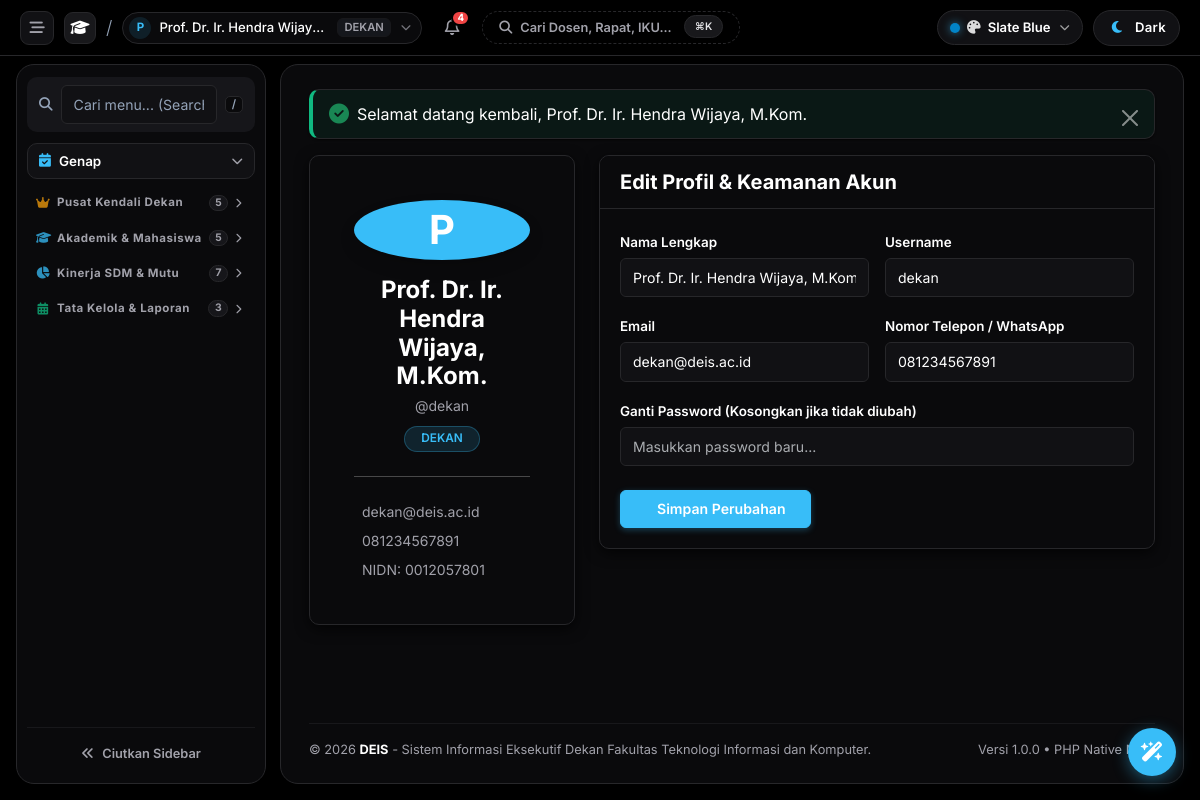
Screenshot of /profile (signed in) with the database file from the repository.
### tables this page shows
CREATE TABLE `users` (
  `id` int(11) NOT NULL AUTO_INCREMENT,
  `role_id` int(11) NOT NULL,
  `name` varchar(100) NOT NULL,
  `username` varchar(50) NOT NULL,
  `email` varchar(100) NOT NULL,
  `password` varchar(255) NOT NULL,
  `phone` varchar(30) DEFAULT NULL,
  `nidn` varchar(20) DEFAULT NULL,
  `avatar` varchar(255) DEFAULT NULL,
  `status` enum('active','inactive','suspended') DEFAULT 'active',
  `last_login_at` datetime DEFAULT NULL,
  `created_at` timestamp NOT NULL DEFAULT current_timestamp(),
  `updated_at` timestamp NOT NULL DEFAULT current_timestamp() ON UPDATE current_timestamp(),
  PRIMARY KEY (`id`),
  UNIQUE KEY `username` (`username`),
  UNIQUE KEY `email` (`email`),
  KEY `role_id` (`role_id`),
  CONSTRAINT `users_ibfk_1` FOREIGN KEY (`role_id`) REFERENCES `roles` (`id`)
);

CREATE TABLE `academic_years` (
  `id` int(11) NOT NULL AUTO_INCREMENT,
  `name` varchar(30) NOT NULL,
  `semester` enum('Ganjil','Genap') NOT NULL,
  `is_active` tinyint(1) DEFAULT 0,
  `start_date` date NOT NULL,
  `end_date` date NOT NULL,
  `created_at` timestamp NOT NULL DEFAULT current_timestamp(),
  PRIMARY KEY (`id`)
);

CREATE TABLE `faculties` (
  `id` int(11) NOT NULL AUTO_INCREMENT,
  `code` varchar(20) NOT NULL,
  `name` varchar(150) NOT NULL,
  `dean_name` varchar(150) NOT NULL,
  `vision` text DEFAULT NULL,
  `mission` text DEFAULT NULL,
  `created_at` timestamp NOT NULL DEFAULT current_timestamp(),
  PRIMARY KEY (`id`),
  UNIQUE KEY `code` (`code`)
);

### app/views/auth/profile.php (the view, shortened to what the rows shown need)
<div class="row g-4">
    <div class="col-12 col-lg-4">
        <div class="card card-lg shadow-sm border-0 text-center p-4">
            <div class="card-body">
                <div class="avatar avatar-xxl bg-primary text-white rounded-circle mx-auto mb-3 d-flex align-items-center justify-content-center fw-bold fs-1 shadow">
                    <?= strtoupper(substr($user['name'] ?? 'U', 0, 1)) ?>
                </div>
                <h4 class="fw-bold mb-1"><?= htmlspecialchars($user['name'], ENT_QUOTES, 'UTF-8') ?></h4>
                <p class="text-muted small mb-2">@<?= htmlspecialchars($user['username'], ENT_QUOTES, 'UTF-8') ?></p>
                <span class="badge bg-primary-subtle text-primary px-3 py-1"><?= strtoupper($currentRole) ?></span>
                <hr class="my-4">
                <div class="text-start small text-muted">
                    <div class="mb-2"><i class="ti ti-mail me-2"></i><?= htmlspecialchars($user['email'], ENT_QUOTES, 'UTF-8') ?></div>
                    <div class="mb-2"><i class="ti ti-phone me-2"></i><?= htmlspecialchars($user['phone'] ?? '-', ENT_QUOTES, 'UTF-8') ?></div>
                    <div><i class="ti ti-id me-2"></i>NIDN: <?= htmlspecialchars($user['nidn'] ?? '-', ENT_QUOTES, 'UTF-8') ?></div>
                </div>
            </div>
        </div>
    </div>
    <div class="col-12 col-lg-8">
        <div class="card card-lg shadow-sm border-0">
            <div class="card-header bg-body border-bottom py-3">
                <h5 class="card-title mb-0 fw-bold">Edit Profil & Keamanan Akun</h5>
            </div>
            <div class="card-body p-4">
                <form action="<?= $baseUrl ?>/profile" method="POST">
                    <div class="row g-3 mb-3">
                        <div class="col-md-6">
                            <label class="form-label small fw-semibold">Nama Lengkap</label>
                            <input type="text" class="form-control" name="name" value="<?= htmlspecialchars($user['name'], ENT_QUOTES, 'UTF-8') ?>" required>
                        </div>
                        <div class="col-md-6">
                            <label class="form-label small fw-semibold">Username</label>
                            <input type="text" class="form-control" value="<?= htmlspecialchars($user['username'], ENT_QUOTES, 'UTF-8') ?>" disabled>
                        </div>
                    </div>
                    <div class="row g-3 mb-3">
                        <div class="col-md-6">
                            <label class="form-label small fw-semibold">Email</label>
                            <input type="email" class="form-control" name="email" value="<?= htmlspecialchars($user['email'], ENT_QUOTES, 'UTF-8') ?>" required>
                        </div>
                        <div class="col-md-6">
                            <label class="form-label small fw-semibold">Nomor Telepon / WhatsApp</label>
                            <input type="text" class="form-control" name="phone" value="<?= htmlspecialchars($user['phone'] ?? '', ENT_QUOTES, 'UTF-8') ?>">
                        </div>
                    </div>
                    <div class="mb-4">
                        <label class="form-label small fw-semibold">Ganti Password (Kosongkan jika tidak diubah)</label>
                        <input type="password" class="form-control" name="new_password" placeholder="Masukkan password baru...">
                    </div>
                    <button type="submit" class="btn btn-primary px-4">
                        <i class="ti ti-device-floppy me-1"></i> Simpan Perubahan
                    </button>
                </form>
            </div>
        </div>
    </div>
</div>

### app/views/components/topbar.php (shortened to what the rows shown need)
<?php
$unreadCount = 0;
try {
    $unreadCount = NotificationService::countUnread(AuthHelper::id());
} catch (\Throwable $e) {
    $notifications = [];
    $unreadCount = 0;
}
$currentRole = 'dekan';
$currentUser = [];
try {
    $currentRole = AuthHelper::role();
    $currentUser = AuthHelper::user() ?? [];
} catch (\Throwable $e) {
    $currentRole = $_SESSION['role'] ?? 'dekan';
    $currentUser = $_SESSION['user'] ?? ['name' => 'Pengguna', 'email' => ''];
}
$activeFacultyName = 'Fakultas';
try {
    $facultyModel = new Faculty();
    $activeFaculty = $facultyModel->find(1) ?? ['code' => 'FTIK', 'name' => 'Fakultas Teknologi Informasi dan Komunikasi'];
    $activeFacultyName = $activeFaculty['name'] ?? 'Fakultas';
} catch (\Throwable $e) {
    $activeFacultyCode = 'DEIS';
    $activeFacultyName = 'Fakultas';
}
?>
<div class="topbar">
    <div class="topbar-left">
        <button type="button" class="topbar-sidebar-toggle-btn" id="sidebarToggleBtn" onclick="window.toggleSidebarCollapse()" title="Ciutkan / Buka Lebar Sidebar (Ctrl+B)" aria-label="Toggle Sidebar">
            <i class="fa-solid fa-bars-staggered"></i>
        </button>
        <a href="<?= $baseUrl ?>/dashboard" class="brand-squircle-link" title="<?= $appConfig['short_name'] ?> - <?= htmlspecialchars($activeFacultyName) ?>">
            <div class="brand-squircle">
                <i class="fa-solid fa-graduation-cap"></i>
            </div>
        </a>
        <span class="topbar-divider-slash">/</span>
        <div class="user-pill-dropdown-wrapper" id="userPillWrapper">
            <button type="button" class="user-pill-btn" id="userPillBtn" onclick="window.toggleUserDropdown(event)" title="Informasi Akun & Peran" aria-label="Akun Pengguna">
                <span class="user-avatar-circle">
                    <?= strtoupper(substr($currentUser['name'] ?? 'U', 0, 1)) ?>
                </span>
                <span class="user-email-text">
                    <?= htmlspecialchars($currentUser['name'] ?? 'Pengguna') ?>
                </span>
                <span class="user-plan-badge">
                    <?= strtoupper($currentRole) ?>
                </span>
                <i class="fa-solid fa-chevron-down pill-chevron"></i>
            </button>
        </div>
        <div class="notif-dropdown-wrapper" id="notifDropdownWrapper">
            <button type="button" class="notif-bell-btn" id="notifBellBtn" onclick="window.toggleNotifDropdown(event)" title="Notifikasi Sistem (<?= $unreadCount ?> Belum Dibaca)" aria-label="Notifikasi">
                <i class="fa-regular fa-bell"></i>
                <?php if ($unreadCount > 0): ?>
                    <span class="notif-badge-count" id="notifBadgeCount"><?= $unreadCount > 9 ? '9+' : $unreadCount ?></span>
                <?php endif; ?>
            </button>
        </div>
        <button type="button" class="btn btn-outline-secondary border-dashed d-none d-md-flex align-items-center gap-2 px-3 py-1 rounded-pill" data-bs-toggle="modal" data-bs-target="#searchModal" style="font-size: 0.8rem; margin-left: 4px; border: 1px dashed var(--border); background: var(--surface);">
            <i class="fa-solid fa-magnifying-glass text-muted" style="font-size: 0.82rem;"></i>
            <span class="text-muted">Cari Dosen, Rapat, IKU...</span>
            <span class="badge bg-light text-dark border ms-1 py-1 px-1.5" style="font-size: 0.65rem;">⌘K</span>
        </button>
    </div>
    <div class="topbar-right" style="display: flex; align-items: center; gap: 10px;">
        <div class="palette-dropdown-wrapper" id="paletteDropdownWrapper">
            <button type="button" id="paletteToggleBtn" class="palette-toggle-btn" onclick="window.togglePaletteDropdown(event)" title="Pilih Tema Palet Warna" aria-label="Palette Selector">
                <span class="palette-dot-preview" id="paletteActiveDot"></span>
                <i class="fa-solid fa-palette" style="font-size: 0.85rem; opacity: 0.85;"></i>
                <span id="paletteActiveName" class="d-none d-sm-inline" style="font-size: 0.82rem; font-weight: 600;">Slate Blue</span>
                <i class="fa-solid fa-chevron-down" style="font-size: 0.65rem; opacity: 0.6; margin-left: 2px;"></i>
            </button>
        </div>
        <button type="button" id="themeToggleBtn" class="theme-toggle-btn" onclick="window.toggleTheme()" title="Ganti Mode Gelap / Terang (Dark / Light Mode)" aria-label="Toggle Theme">
            <span class="theme-toggle-icon">
                <i class="fa-solid fa-moon" id="themeToggleIcon"></i>
            </span>
            <span id="themeToggleText" style="font-size: 0.82rem; letter-spacing: 0.3px;">Dark</span>
        </button>
    </div>
</div>

### app/views/components/sidebar.php (shortened to what the rows shown need)
<?php
$currentPath = parse_url($_SERVER['REQUEST_URI'] ?? '', PHP_URL_PATH) ?? '';
$currentRole = 'dekan';
try {
    $currentRole = AuthHelper::role();
} catch (\Throwable $e) {
    $currentRole = $_SESSION['role'] ?? 'dekan';
    $currentUser = $_SESSION['user'] ?? ['name' => 'Pengguna', 'email' => ''];
}
if (!function_exists('isGroupActive')) {
    function isGroupActive(array $paths, string $currentPath): bool {
        return false;
    }
}
$activeYearNama = '2025/2026 Genap';
try {
    $ayModel = new AcademicYear();
    $listAcademicYears = $ayModel->all('id DESC');
    foreach ($listAcademicYears as $ay) {
        if (!empty($ay['is_active'])) {
            $activeYearNama = ($ay['year'] ?? '') . ' ' . ucfirst($ay['semester'] ?? '');
            break;
        }
    }
} catch (\Throwable $e) {
    $activeYearNama = '2025/2026 Genap';
}
?>
<aside class="sidebar" id="appSidebar">
    <div class="sidebar-search-box">
        <i class="fa-solid fa-magnifying-glass search-icon"></i>
        <input type="text" id="sidebarSearchInput" placeholder="Cari menu... (Search)" autocomplete="off" spellcheck="false">
        <span class="sidebar-kbd" title="Tekan '/' untuk mencari menu">/</span>
    </div>
    <div class="sidebar-branch-pill-wrapper" id="branchPillWrapper">
        <button type="button" class="sidebar-branch-pill" id="branchPillBtn" onclick="window.toggleBranchDropdown(event)" title="Semester Akademik: <?= htmlspecialchars($activeYearNama) ?>">
            <span class="branch-pill-left">
                <i class="fa-solid fa-calendar-check"></i>
                <span id="activeSemesterText"><?= htmlspecialchars($activeYearNama) ?></span>
            </span>
            <i class="fa-solid fa-chevron-down branch-pill-icon"></i>
        </button>
    </div>
    <div class="sidebar-scrollable" id="sidebarScrollable">
        <?php if ($currentRole === 'dekan'): ?>
            <?php $grpExec = isGroupActive(['dashboard', 'command-center', 'strategic'], $currentPath); ?>
            <div class="sidebar-group <?= $grpExec ? 'expanded' : '' ?>">
                <button type="button" class="sidebar-group-header" onclick="window.toggleSidebarGroup(this)">
                    <span class="sidebar-section-title">
                        <i class="fa-solid fa-crown group-icon" style="color: #f59e0b;"></i>
                        <span>Pusat Kendali Dekan</span>
                    </span>
                    <div class="sidebar-group-meta">
                        <span class="sidebar-group-badge">5</span>
                        <i class="fa-solid fa-chevron-down group-chevron"></i>
                    </div>
                </button>
            </div>
            <?php $grpAcad = isGroupActive(['academic', 'students'], $currentPath); ?>
            <div class="sidebar-group <?= $grpAcad ? 'expanded' : '' ?>">
                <button type="button" class="sidebar-group-header" onclick="window.toggleSidebarGroup(this)">
                    <span class="sidebar-section-title">
                        <i class="fa-solid fa-graduation-cap group-icon" style="color: var(--primary);"></i>
                        <span>Akademik & Mahasiswa</span>
                    </span>
                    <div class="sidebar-group-meta">
                        <span class="sidebar-group-badge">5</span>
                        <i class="fa-solid fa-chevron-down group-chevron"></i>
                    </div>
                </button>
            </div>
            <?php $grpMon = isGroupActive(['lecturers', 'accreditation', 'quality', 'cooperations', 'finances'], $currentPath); ?>
            <div class="sidebar-group <?= $grpMon ? 'expanded' : '' ?>">
                <button type="button" class="sidebar-group-header" onclick="window.toggleSidebarGroup(this)">
                    <span class="sidebar-section-title">
                        <i class="fa-solid fa-chart-pie group-icon" style="color: #38bdf8;"></i>
                        <span>Kinerja SDM & Mutu</span>
                    </span>
                    <div class="sidebar-group-meta">
                        <span class="sidebar-group-badge">7</span>
                        <i class="fa-solid fa-chevron-down group-chevron"></i>
                    </div>
                </button>
            </div>
            <?php $grpGov = isGroupActive(['meetings', 'reports'], $currentPath); ?>
            <div class="sidebar-group <?= $grpGov ? 'expanded' : '' ?>">
                <button type="button" class="sidebar-group-header" onclick="window.toggleSidebarGroup(this)">
                    <span class="sidebar-section-title">
                        <i class="fa-solid fa-calendar-days group-icon" style="color: #10b981;"></i>
                        <span>Tata Kelola & Laporan</span>
                    </span>
                    <div class="sidebar-group-meta">
                        <span class="sidebar-group-badge">3</span>
                        <i class="fa-solid fa-chevron-down group-chevron"></i>
                    </div>
                </button>
            </div>
        <?php endif; ?>
    </div>
    <div class="sidebar-footer">
        <button type="button" class="sidebar-footer-collapse-btn" onclick="window.toggleSidebarCollapse()" title="Ciutkan Sidebar (Ctrl+B)">
            <i class="fa-solid fa-angles-left collapse-icon" id="sidebarCollapseIcon"></i>
            <span class="collapse-label">Ciutkan Sidebar</span>
        </button>
    </div>
</aside>

### app/views/components/footer.php (shortened to what the rows shown need)
<footer class="main-footer">
    <div>
        © <?= date('Y') ?> <strong><?= $appConfig['short_name'] ?></strong> - Sistem Informasi Eksekutif Dekan <?= htmlspecialchars($activeFacultyName ?? 'Fakultas') ?>.
    </div>
    <div>
        Versi <?= $appConfig['version'] ?? '1.0.0' ?> • PHP Native MVC
    </div>
</footer>

### rows the page displays
users: name "P", name "Prof. Dr. Ir. Hendra Wijay…", name "Prof. Dr. Ir. Hendra Wijaya, M.Kom.", username "dekan", email "dekan@deis.ac.id", phone "081234567891", nidn "0012057801"
academic_years: semester "Genap"
faculties: name "Fakultas Teknologi Informasi dan Komputer"

### other values shown
$currentRole "DEKAN"
$unreadCount "4"
$message "Selamat datang kembali, Prof. Dr. Ir. Hendra Wijaya, M.Kom."
$appConfig['short_name'] "DEIS"
$appConfig['version'] "1.0.0"
